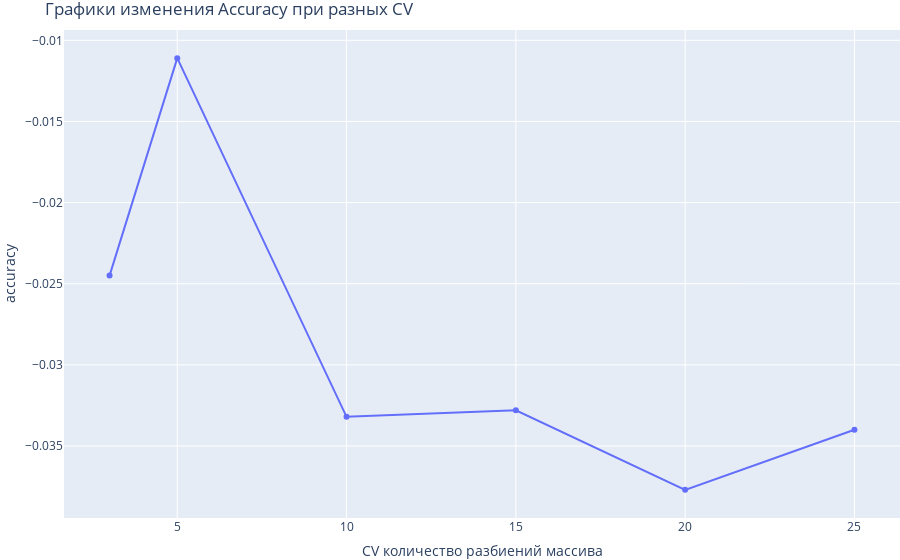

Notebook cell for this chart:
### Markdown cell above
Построить график: Точность - accuracy при разных cv

-0.02450619410360333 при cv = 3
-0.011144723636782983 при cv = 5 # наилучший показатель
-0.033191268849138034 при cv = 10
-0.03276950667117662 при cv = 15
-0.03770913716177726 при cv = 20
-0.03405005198500288 при cv = 25

### Code cell
# Построить график: Точность - accuracy при разных cv
x = np.array([3, 5, 10, 15, 20, 25])
y = np.array([-0.0245, -0.0111, -0.0332,-0.0328,-0.0377, -0.034]) 
fig = go.Figure()
fig.add_trace(go.Scatter(x=x, y=y))
fig.update_layout(title='Графики изменения Accuracy при разных CV',
                  xaxis_title='CV количество разбиений массива',
                  yaxis_title='accuracy',
                  margin=dict(l=0, r=0, t=30, b=0))
fig.show()

### Figure 1 — Plotly figure (JSON) as saved in the notebook; plotly's stock layout.template omitted (floating-point values rounded to 4 significant figures)
{"data": [{"type": "scatter", "x": [3, 5, 10, 15, 20, 25], "y": [-0.0245, -0.0111, -0.0332, -0.0328, -0.0377, -0.034]}], "layout": {"autosize": true, "margin": {"b": 0, "l": 0, "r": 0, "t": 30}, "title": {"text": "Графики изменения Accuracy при разных CV"}, "xaxis": {"autorange": true, "range": [1.663, 26.34], "title": {"text": "CV количество разбиений массива"}, "type": "linear"}, "yaxis": {"autorange": true, "range": [-0.03961, -0.009185], "title": {"text": "accuracy"}, "type": "linear"}}}
